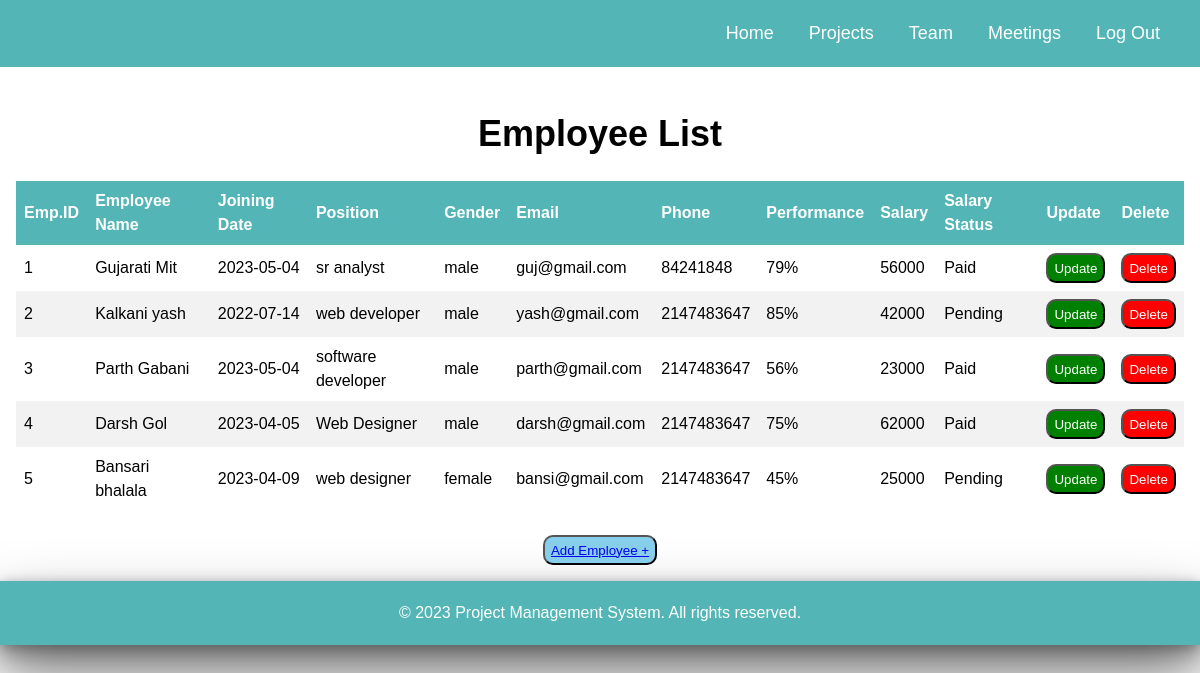
The page /project_manager/team.php on the database its author committed.
### tables this page shows
CREATE TABLE `team` (
  `id` int(3) NOT NULL,
  `name` varchar(25) NOT NULL,
  `joining_date` date NOT NULL,
  `position` varchar(30) NOT NULL,
  `gender` varchar(15) NOT NULL,
  `email` varchar(25) NOT NULL,
  `phone` int(10) NOT NULL,
  `performance` int(3) NOT NULL,
  `salary` int(7) NOT NULL,
  `salary_status` varchar(25) NOT NULL
);

### project_manager/team.php (the view, shortened to what this page needs)
<?php
$conn = mysqli_connect('localhost', 'root', '', 'project_manager');
$sql = "select * from team;";
$result = $conn->query($sql);
?>
<!DOCTYPE html>
<html>
  <head>
    <link rel="stylesheet" href="styles.css">
  </head>
  <body>
  <header>
    <div class="container1">
      <nav>
      <ul>
          <li><a href="pms.html">Home</a></li>
          <li><a href="project.php">Projects</a></li>
          <li><a href="team.php">Team</a></li>
          <li><a href="meeting.php">Meetings</a></li>
          <li><a href="pms.html">Log Out</a></li>
        </ul>
      </nav>
    </div>
  </header>
    <main>
     <center> <h1>Employee List</h1></center>
      <table >
      <thead>
          <tr>
            <th>Emp.ID</th>
            <th>Employee Name</th>
            <th>Joining Date</th>
            <th>Position</th>
            <th>Gender</th>
            <th>Email</th>
            <th>Phone</th>
            <th>Performance</th>
            <th>Salary</th>
            <th>Salary Status</th>
            <th>Update</th>
            <th>Delete</th>
          </tr>
        </thead>
    <tbody>
      <?php
          while($row = $result->fetch_row()){
      ?>
      <tr>
      <td><?php echo $row[0]; ?></td>
      <td><?php echo $row[1]; ?></td>
      <td><?php echo $row[2]; ?></td>
      <td><?php echo $row[3]; ?></td>
      <td><?php echo $row[4]; ?></td>
      <td><?php echo $row[5]; ?></td>
      <td><?php echo $row[6]; ?></td>
      <td><?php echo $row[7]; ?>%</td>
      <td><?php echo $row[8]; ?></td>
      <td><?php echo $row[9]; ?></td>
      <td><form method="post" action="team-update.php">
        <button style="background-color:green;color:white;" type="submit" name="update_button">Update</button>
      </form></td>
      <td><form method="post" action="team-up-del.php">
        <button style="background-color:red;color:white;" type="submit" name="delete_button">Delete</button>
      </form></td>
          </tr>
  <?php
          }
          ?>
    </tbody>
     </table>
     <br>
     <center><button style="background-color:skyblue;"><a href="team-ins.php">Add Employee +</a> </button></center>
     </main>
     <footer>
    <div class="container">
      <p>&copy; 2023 Project Management System. All rights reserved.</p>
    </div>
  </footer>
</body>
</html>

### project_manager/styles.css (style rules this page uses)
body { font-family: sans-serif; line-height: 1.5; margin: 0; padding: 0; }
.container { max-width: 1200px; margin: 0 auto; padding: 0 20px; }
.container1 { max-width: 1600px; margin: 0 auto; padding: 0 20px; }
header { background-color: #53B5B5; color: #fff; padding: 20px 0; }
nav ul { list-style-type: none; margin: 0; padding: 0; font-size: 18px; text-align: right; }
nav ul li { display: inline-block; margin-right: 10px; text-align: right; }
nav ul li a { color: #fff; text-decoration: none; padding: 10px; }
main { margin: 0 auto; padding: 1rem; }
h1 { font-size: 36px; margin-bottom: 20px; }
table { border-collapse: collapse; width: 100%; }
th, td { text-align: left; padding: 0.5rem; }
th { background-color: #53B5B5; color: #fff; }
tbody tr:nth-child(even) { background-color: #f2f2f2; }
footer { background-color: #53B5B5; color: #fff; text-align: center; padding: 20px 0; box-shadow: 0px 2px 10px rgba(0,0,0,0.2), 0px 10px 20px rgba(0,0,0,0.3), 0px 30px 60px 1px rgba(0,0,0,0.5); }
footer p { margin: 0; }

### project_manager/team.php (style rules this page uses)
body { margin: 0; padding: 0; }
main { max-width:1300px; }
button { border-radius:10px; height:30px; }

### rows shown on the page
team: id "1", name "Gujarati Mit", joining_date "2023-05-04", position "sr analyst", gender "male", email "guj@gmail.com", phone "84241848", performance "79", salary "56000", salary_status "Paid"
team: id "2", name "Kalkani yash", joining_date "2022-07-14", position "web developer", gender "male", email "yash@gmail.com", phone "2147483647", performance "85", salary "42000", salary_status "Pending"
team: id "3", name "Parth Gabani", joining_date "2023-05-04", position "software developer", gender "male", email "parth@gmail.com", phone "2147483647", performance "56", salary "23000", salary_status "Paid"
team: id "4", name "Darsh Gol", joining_date "2023-04-05", position "Web Designer", gender "male", email "darsh@gmail.com", phone "2147483647", performance "75", salary "62000", salary_status "Paid"
team: id "5", name "Bansari bhalala", joining_date "2023-04-09", position "web designer", gender "female", email "bansi@gmail.com", phone "2147483647", performance "45", salary "25000", salary_status "Pending"
